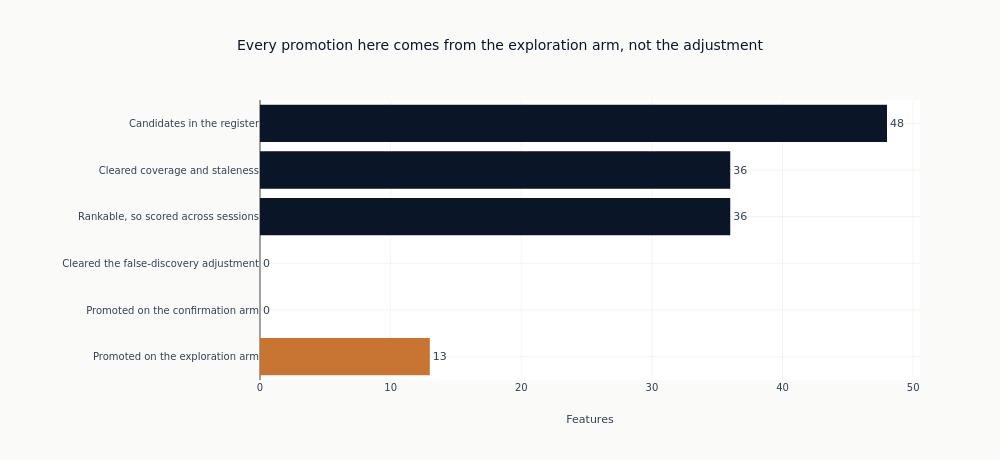

The cell this chart's notebook holds for it:
### Markdown cell above
### What the search kept, stage by stage

What was searched, what came through each stage, and what each arm of the
promotion rule contributed. Drawn rather than printed, because the size of the
drop between consecutive bars is what a reader is meant to weigh, and separating
the two arms is what shows whether a rule written as a disjunction behaves like
one.

### Code cell
arm_counts = {
    note: len([f for f, (d, n) in triage.items() if d == "PROCEED" and n == note])
    for note in ("fdr_significant", "stable_and_above_threshold")
}
funnel_stages = [
    ("Candidates in the register", len(all_feature_cols), COLORS["blue"]),
    ("Cleared coverage and staleness", n_pass, COLORS["blue"]),
    ("Rankable, so scored across sessions", n_searched, COLORS["blue"]),
    ("Cleared the false-discovery adjustment", n_significant_fdr, COLORS["blue"]),
    ("Promoted on the confirmation arm", arm_counts["fdr_significant"], COLORS["copper"]),
    (
        "Promoted on the exploration arm",
        arm_counts["stable_and_above_threshold"],
        COLORS["copper"],
    ),
]
fig = go.Figure(
    go.Bar(
        x=[count for _, count, _ in funnel_stages],
        y=[stage for stage, _, _ in funnel_stages],
        orientation="h",
        marker_color=[color for _, _, color in funnel_stages],
        text=[str(count) for _, count, _ in funnel_stages],
        textposition="outside",
    )
)
fig.update_layout(
    title="Every promotion here comes from the exploration arm, not the adjustment",
    xaxis_title="Features",
    height=460,
    width=1000,
    margin={"l": 260, "r": 80},
    showlegend=False,
)
fig.update_yaxes(autorange="reversed")
show_plotly_with_alt(
    fig,
    "Six horizontal bars reading down as a funnel, each labelled with its count. The register "
    "carries 48 candidates; 36 clear coverage and staleness; the same 36 are rankable and are "
    "scored across sessions; none clears the false-discovery adjustment, so that bar and the "
    "confirmation-arm bar below it are both zero and have no visible length. The last bar, in "
    "the second colour, is the exploration arm at 13. Every promotion in the notebook is in that "
    "final bar.",
)
print("Promoted features, with the arm that promoted each:")
for f in proceed_features:
    print(
        f"  {f:28s} IC={ic_results[f]['mean_ic']:+.4f}"
        f"  Newey-West t={ic_results[f]['t_stat']:+.2f}"
        f"  [{families[f]}, {triage[f][1]}]"
    )

### Figure 1 — Plotly figure (JSON) as saved in the notebook; plotly's stock layout.template omitted (floating-point values rounded to 4 significant figures)
{"data": [{"marker": {"color": ["#0a1628", "#0a1628", "#0a1628", "#0a1628", "#C87533", "#C87533"]}, "orientation": "h", "text": ["48", "36", "36", "0", "0", "13"], "textposition": "outside", "type": "bar", "x": [48, 36, 36, 0, 0, 13], "y": ["Candidates in the register", "Cleared coverage and staleness", "Rankable, so scored across sessions", "Cleared the false-discovery adjustment", "Promoted on the confirmation arm", "Promoted on the exploration arm"]}], "layout": {"height": 460, "margin": {"l": 260, "r": 80}, "showlegend": false, "title": {"text": "Every promotion here comes from the exploration arm, not the adjustment"}, "width": 1000, "xaxis": {"title": {"text": "Features"}}, "yaxis": {"autorange": "reversed"}}}
